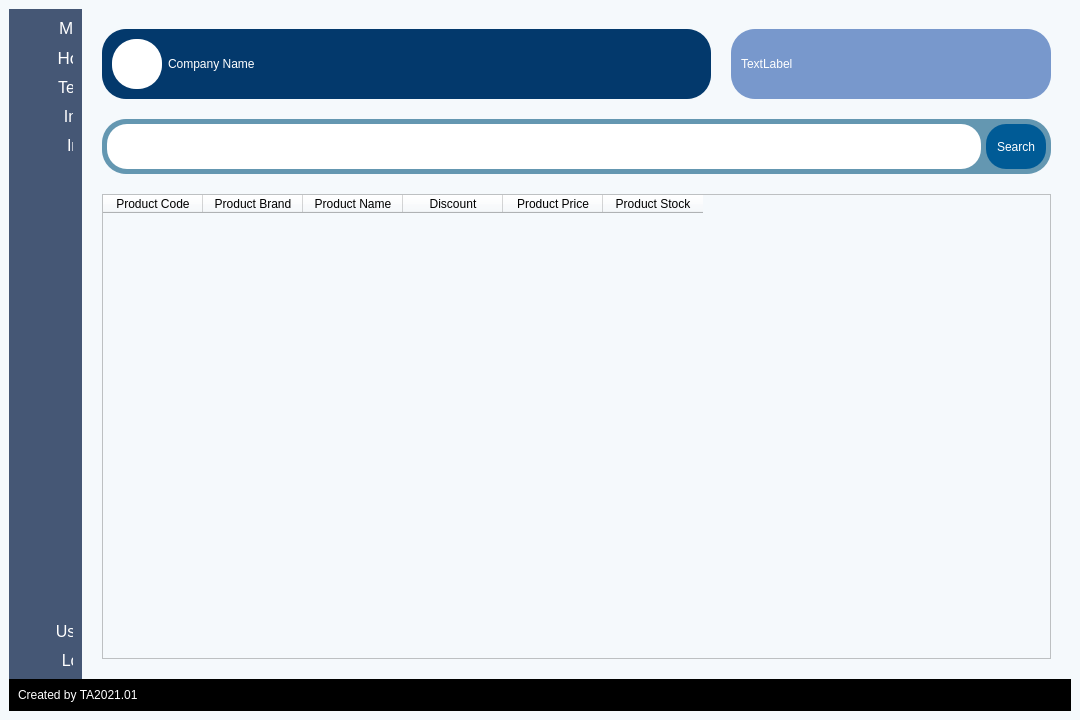
<?xml version="1.0" encoding="UTF-8"?>
<ui version="4.0">
 <class>MainWindow</class>
 <widget class="QMainWindow" name="MainWindow">
  <property name="geometry">
   <rect>
    <x>0</x>
    <y>0</y>
    <width>1080</width>
    <height>720</height>
   </rect>
  </property>
  <property name="windowTitle">
   <string>MainWindow</string>
  </property>
  <widget class="QWidget" name="centralwidget">
   <property name="styleSheet">
    <string notr="true">background-color: rgb(245, 249, 252);</string>
   </property>
   <layout class="QVBoxLayout" name="verticalLayout">
    <property name="spacing">
     <number>0</number>
    </property>
    <item>
     <layout class="QHBoxLayout" name="horizontalLayout">
      <property name="spacing">
       <number>20</number>
      </property>
      <item>
       <widget class="QWidget" name="leftbar" native="true">
        <property name="sizePolicy">
         <sizepolicy hsizetype="Fixed" vsizetype="Preferred">
          <horstretch>0</horstretch>
          <verstretch>0</verstretch>
         </sizepolicy>
        </property>
        <property name="styleSheet">
         <string notr="true">background-color: rgb(69, 87, 117);</string>
        </property>
        <layout class="QHBoxLayout" name="sidebar">
         <property name="spacing">
          <number>0</number>
         </property>
         <item>
          <widget class="QWidget" name="sidebar_ext" native="true">
           <property name="sizePolicy">
            <sizepolicy hsizetype="Preferred" vsizetype="Preferred">
             <horstretch>0</horstretch>
             <verstretch>0</verstretch>
            </sizepolicy>
           </property>
           <property name="minimumSize">
            <size>
             <width>0</width>
             <height>0</height>
            </size>
           </property>
           <property name="maximumSize">
            <size>
             <width>55</width>
             <height>16777215</height>
            </size>
           </property>
           <layout class="QVBoxLayout" name="verticalLayout_3">
            <property name="leftMargin">
             <number>0</number>
            </property>
            <property name="topMargin">
             <number>0</number>
            </property>
            <property name="rightMargin">
             <number>0</number>
            </property>
            <property name="bottomMargin">
             <number>0</number>
            </property>
            <item>
             <layout class="QVBoxLayout" name="sidebar_btn">
              <property name="spacing">
               <number>10</number>
              </property>
              <item>
               <widget class="QPushButton" name="menu">
                <property name="minimumSize">
                 <size>
                  <width>130</width>
                  <height>0</height>
                 </size>
                </property>
                <property name="font">
                 <font>
                  <pointsize>13</pointsize>
                 </font>
                </property>
                <property name="cursor">
                 <cursorShape>PointingHandCursor</cursorShape>
                </property>
                <property name="styleSheet">
                 <string notr="true">QPushButton#menu:hover {
	background-color: rgb(200, 200, 200);
}
QPushButton#menu{
	color: rgb(255, 255, 255);
	padding-left: -10px;
	border: none;
}</string>
                </property>
                <property name="text">
                 <string> Menu</string>
                </property>
                <property name="icon">
                 <iconset>
                  <normaloff>icon/menu.png</normaloff>icon/menu.png</iconset>
                </property>
                <property name="iconSize">
                 <size>
                  <width>40</width>
                  <height>40</height>
                 </size>
                </property>
               </widget>
              </item>
              <item>
               <widget class="QPushButton" name="home">
                <property name="minimumSize">
                 <size>
                  <width>130</width>
                  <height>0</height>
                 </size>
                </property>
                <property name="font">
                 <font>
                  <pointsize>13</pointsize>
                 </font>
                </property>
                <property name="styleSheet">
                 <string notr="true">QPushButton#home:hover {
	background-color: rgb(200, 200, 200);
}
QPushButton#home{
	color: rgb(255, 255, 255);
	padding-left: -10px;
	border: none;
}</string>
                </property>
                <property name="text">
                 <string> Home</string>
                </property>
                <property name="icon">
                 <iconset>
                  <normaloff>icon/home.png</normaloff>icon/home.png</iconset>
                </property>
                <property name="iconSize">
                 <size>
                  <width>40</width>
                  <height>40</height>
                 </size>
                </property>
               </widget>
              </item>
              <item>
               <widget class="QPushButton" name="temp">
                <property name="minimumSize">
                 <size>
                  <width>130</width>
                  <height>0</height>
                 </size>
                </property>
                <property name="font">
                 <font>
                  <pointsize>12</pointsize>
                 </font>
                </property>
                <property name="styleSheet">
                 <string notr="true">QPushButton#temp:hover {
	background-color: rgb(200, 200, 200);
}
QPushButton#temp{
	color: rgb(255, 255, 255);
	padding-left: -15px;
	border: none;
}

</string>
                </property>
                <property name="text">
                 <string> Temp</string>
                </property>
                <property name="icon">
                 <iconset>
                  <normaloff>icon/temp.png</normaloff>icon/temp.png</iconset>
                </property>
                <property name="iconSize">
                 <size>
                  <width>40</width>
                  <height>40</height>
                 </size>
                </property>
               </widget>
              </item>
              <item>
               <widget class="QPushButton" name="invoice">
                <property name="minimumSize">
                 <size>
                  <width>130</width>
                  <height>0</height>
                 </size>
                </property>
                <property name="font">
                 <font>
                  <pointsize>12</pointsize>
                 </font>
                </property>
                <property name="styleSheet">
                 <string notr="true">QPushButton#invoice:hover {
	background-color: rgb(200, 200, 200);
}
QPushButton#invoice{
	color: rgb(255, 255, 255);
	padding-left: 8px;
	border: none;
}</string>
                </property>
                <property name="text">
                 <string> Invoice</string>
                </property>
                <property name="icon">
                 <iconset>
                  <normaloff>icon/invoice.png</normaloff>icon/invoice.png</iconset>
                </property>
                <property name="iconSize">
                 <size>
                  <width>40</width>
                  <height>40</height>
                 </size>
                </property>
               </widget>
              </item>
              <item>
               <widget class="QPushButton" name="inventory">
                <property name="minimumSize">
                 <size>
                  <width>130</width>
                  <height>0</height>
                 </size>
                </property>
                <property name="font">
                 <font>
                  <pointsize>12</pointsize>
                 </font>
                </property>
                <property name="styleSheet">
                 <string notr="true">QPushButton#inventory:hover {
	background-color: rgb(200, 200, 200);
}
QPushButton#inventory{
	color: rgb(255, 255, 255);
	padding-left: 25px;
	border: none;
}</string>
                </property>
                <property name="text">
                 <string>  Inventory</string>
                </property>
                <property name="icon">
                 <iconset>
                  <normaloff>icon/inventory.png</normaloff>icon/inventory.png</iconset>
                </property>
                <property name="iconSize">
                 <size>
                  <width>40</width>
                  <height>40</height>
                 </size>
                </property>
               </widget>
              </item>
              <item>
               <widget class="QLabel" name="label">
                <property name="sizePolicy">
                 <sizepolicy hsizetype="Preferred" vsizetype="Preferred">
                  <horstretch>0</horstretch>
                  <verstretch>0</verstretch>
                 </sizepolicy>
                </property>
                <property name="minimumSize">
                 <size>
                  <width>0</width>
                  <height>0</height>
                 </size>
                </property>
                <property name="text">
                 <string/>
                </property>
               </widget>
              </item>
              <item>
               <widget class="QPushButton" name="user">
                <property name="minimumSize">
                 <size>
                  <width>130</width>
                  <height>0</height>
                 </size>
                </property>
                <property name="font">
                 <font>
                  <pointsize>12</pointsize>
                 </font>
                </property>
                <property name="styleSheet">
                 <string notr="true">QPushButton#user:hover {
	background-color: rgb(200, 200, 200);
}
QPushButton#user{
	color: rgb(255, 255, 255);
	padding-left: -25px;
	border: none;
}</string>
                </property>
                <property name="text">
                 <string> User</string>
                </property>
                <property name="icon">
                 <iconset>
                  <normaloff>icon/user.png</normaloff>icon/user.png</iconset>
                </property>
                <property name="iconSize">
                 <size>
                  <width>40</width>
                  <height>40</height>
                 </size>
                </property>
               </widget>
              </item>
              <item>
               <widget class="QPushButton" name="logout">
                <property name="minimumSize">
                 <size>
                  <width>130</width>
                  <height>0</height>
                 </size>
                </property>
                <property name="sizeIncrement">
                 <size>
                  <width>1</width>
                  <height>0</height>
                 </size>
                </property>
                <property name="font">
                 <font>
                  <pointsize>12</pointsize>
                 </font>
                </property>
                <property name="styleSheet">
                 <string notr="true">QPushButton#logout:hover {
	background-color: rgb(200, 200, 200);
}
QPushButton#logout{
	color: rgb(255, 255, 255);
	padding-left: 10px;
	border: none;
}</string>
                </property>
                <property name="text">
                 <string> Log Out</string>
                </property>
                <property name="icon">
                 <iconset>
                  <normaloff>icon/logout.png</normaloff>icon/logout.png</iconset>
                </property>
                <property name="iconSize">
                 <size>
                  <width>40</width>
                  <height>40</height>
                 </size>
                </property>
               </widget>
              </item>
             </layout>
            </item>
           </layout>
          </widget>
         </item>
        </layout>
       </widget>
      </item>
      <item>
       <layout class="QVBoxLayout" name="verticalLayout_2">
        <property name="spacing">
         <number>20</number>
        </property>
        <property name="topMargin">
         <number>20</number>
        </property>
        <property name="rightMargin">
         <number>20</number>
        </property>
        <property name="bottomMargin">
         <number>20</number>
        </property>
        <item>
         <layout class="QHBoxLayout" name="horizontalLayout_2">
          <property name="spacing">
           <number>20</number>
          </property>
          <property name="leftMargin">
           <number>0</number>
          </property>
          <property name="topMargin">
           <number>0</number>
          </property>
          <item>
           <widget class="QWidget" name="horizontalWidget_5" native="true">
            <property name="styleSheet">
             <string notr="true">background-color: rgb(3,57,108);
color: rgb(255, 255, 255);
border-radius: 24px;</string>
            </property>
            <layout class="QHBoxLayout" name="company">
             <property name="leftMargin">
              <number>10</number>
             </property>
             <property name="topMargin">
              <number>10</number>
             </property>
             <property name="rightMargin">
              <number>10</number>
             </property>
             <property name="bottomMargin">
              <number>10</number>
             </property>
             <item>
              <widget class="QLabel" name="company_logo">
               <property name="minimumSize">
                <size>
                 <width>50</width>
                 <height>0</height>
                </size>
               </property>
               <property name="styleSheet">
                <string notr="true">background-color: rgb(255, 255, 255);</string>
               </property>
               <property name="text">
                <string>Logo</string>
               </property>
               <property name="alignment">
                <set>Qt::AlignCenter</set>
               </property>
              </widget>
             </item>
             <item>
              <widget class="QLabel" name="label_3">
               <property name="sizePolicy">
                <sizepolicy hsizetype="Expanding" vsizetype="Minimum">
                 <horstretch>0</horstretch>
                 <verstretch>0</verstretch>
                </sizepolicy>
               </property>
               <property name="minimumSize">
                <size>
                 <width>0</width>
                 <height>50</height>
                </size>
               </property>
               <property name="text">
                <string>Company Name</string>
               </property>
              </widget>
             </item>
            </layout>
           </widget>
          </item>
          <item>
           <widget class="QWidget" name="waktu" native="true">
            <property name="minimumSize">
             <size>
              <width>320</width>
              <height>0</height>
             </size>
            </property>
            <property name="styleSheet">
             <string notr="true">background-color: rgb(120,152,204);
color: rgb(255, 255, 255);
border-radius: 24px;</string>
            </property>
            <layout class="QHBoxLayout" name="horizontalLayout_5">
             <property name="leftMargin">
              <number>10</number>
             </property>
             <property name="topMargin">
              <number>10</number>
             </property>
             <property name="rightMargin">
              <number>10</number>
             </property>
             <property name="bottomMargin">
              <number>10</number>
             </property>
             <item>
              <widget class="QLabel" name="clock">
               <property name="sizePolicy">
                <sizepolicy hsizetype="Preferred" vsizetype="Minimum">
                 <horstretch>0</horstretch>
                 <verstretch>0</verstretch>
                </sizepolicy>
               </property>
               <property name="minimumSize">
                <size>
                 <width>0</width>
                 <height>50</height>
                </size>
               </property>
               <property name="autoFillBackground">
                <bool>false</bool>
               </property>
               <property name="styleSheet">
                <string notr="true"/>
               </property>
               <property name="text">
                <string>TextLabel</string>
               </property>
              </widget>
             </item>
            </layout>
           </widget>
          </item>
         </layout>
        </item>
        <item>
         <widget class="QFrame" name="data_func">
          <property name="minimumSize">
           <size>
            <width>640</width>
            <height>55</height>
           </size>
          </property>
          <property name="maximumSize">
           <size>
            <width>16777215</width>
            <height>55</height>
           </size>
          </property>
          <property name="styleSheet">
           <string notr="true">background-color: rgb(100,151,177);
border-radius: 24px;</string>
          </property>
          <property name="frameShape">
           <enum>QFrame::StyledPanel</enum>
          </property>
          <property name="frameShadow">
           <enum>QFrame::Raised</enum>
          </property>
          <layout class="QHBoxLayout" name="horizontalLayout_3">
           <property name="spacing">
            <number>5</number>
           </property>
           <property name="leftMargin">
            <number>5</number>
           </property>
           <property name="topMargin">
            <number>5</number>
           </property>
           <property name="rightMargin">
            <number>5</number>
           </property>
           <property name="bottomMargin">
            <number>5</number>
           </property>
           <item>
            <widget class="QWidget" name="horizontalWidget" native="true">
             <property name="styleSheet">
              <string notr="true">background-color: rgb(255, 255, 255);
color: rgb(1,31,75);
border-radius: 20px;</string>
             </property>
             <layout class="QHBoxLayout" name="horizontalLayout_8">
              <item>
               <widget class="QLineEdit" name="searchbar">
                <property name="sizePolicy">
                 <sizepolicy hsizetype="Expanding" vsizetype="Fixed">
                  <horstretch>0</horstretch>
                  <verstretch>0</verstretch>
                 </sizepolicy>
                </property>
                <property name="font">
                 <font>
                  <pointsize>10</pointsize>
                 </font>
                </property>
                <property name="styleSheet">
                 <string notr="true">background-color: rgb(255, 255, 255);
color: rgb(1,31,75);
border-radius: 20px;</string>
                </property>
               </widget>
              </item>
             </layout>
            </widget>
           </item>
           <item>
            <widget class="QPushButton" name="btn_add">
             <property name="sizePolicy">
              <sizepolicy hsizetype="Preferred" vsizetype="Fixed">
               <horstretch>0</horstretch>
               <verstretch>0</verstretch>
              </sizepolicy>
             </property>
             <property name="minimumSize">
              <size>
               <width>60</width>
               <height>45</height>
              </size>
             </property>
             <property name="styleSheet">
              <string notr="true">QPushButton#btn_add{
	background-color: rgb(0,91,150);
	color: rgb(255, 255, 255);
	border-radius: 20px;
}

QPushButton#btn_add:hover {
	background-color: rgb(179,205,224);
	color: rgb(1,31,75);
}

QPushButton#btn_add:pressed {
    background-color: rgb(1,31,75); 
	color: rgb(255, 255, 255);
}  </string>
             </property>
             <property name="text">
              <string>Search</string>
             </property>
            </widget>
           </item>
          </layout>
         </widget>
        </item>
        <item>
         <widget class="QTableWidget" name="data_item">
          <column>
           <property name="text">
            <string>Product Code</string>
           </property>
          </column>
          <column>
           <property name="text">
            <string>Product Brand</string>
           </property>
          </column>
          <column>
           <property name="text">
            <string>Product Name</string>
           </property>
          </column>
          <column>
           <property name="text">
            <string>Discount</string>
           </property>
          </column>
          <column>
           <property name="text">
            <string>Product Price</string>
           </property>
          </column>
          <column>
           <property name="text">
            <string>Product Stock</string>
           </property>
          </column>
         </widget>
        </item>
       </layout>
      </item>
     </layout>
    </item>
    <item>
     <widget class="QWidget" name="widget_2" native="true">
      <property name="styleSheet">
       <string notr="true">background-color: rgb(0, 0, 0);
color: rgb(255, 255, 255);</string>
      </property>
      <layout class="QHBoxLayout" name="horizontalLayout_6">
       <item>
        <widget class="QLabel" name="credit">
         <property name="sizePolicy">
          <sizepolicy hsizetype="Preferred" vsizetype="Fixed">
           <horstretch>0</horstretch>
           <verstretch>0</verstretch>
          </sizepolicy>
         </property>
         <property name="text">
          <string>Created by TA2021.01</string>
         </property>
        </widget>
       </item>
      </layout>
     </widget>
    </item>
   </layout>
  </widget>
 </widget>
 <resources>
  <include location="icon/icons.qrc"/>
 </resources>
 <connections/>
</ui>
